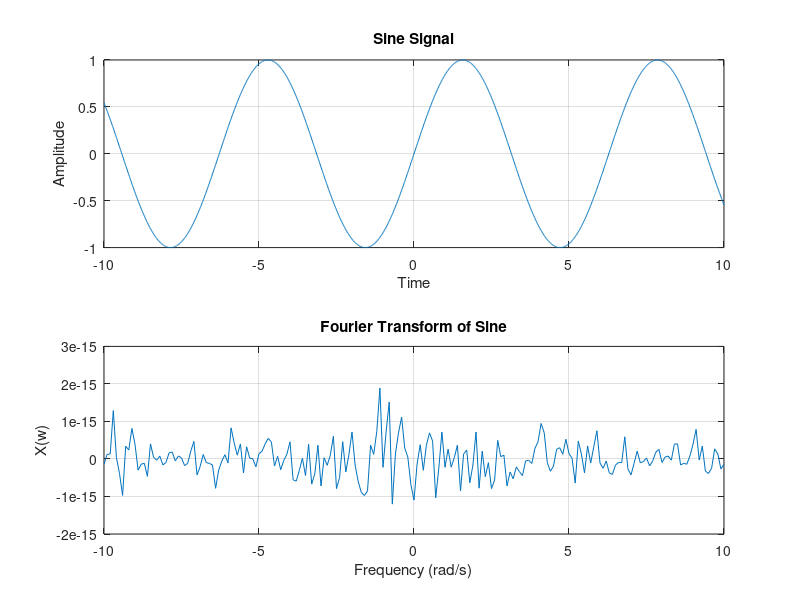
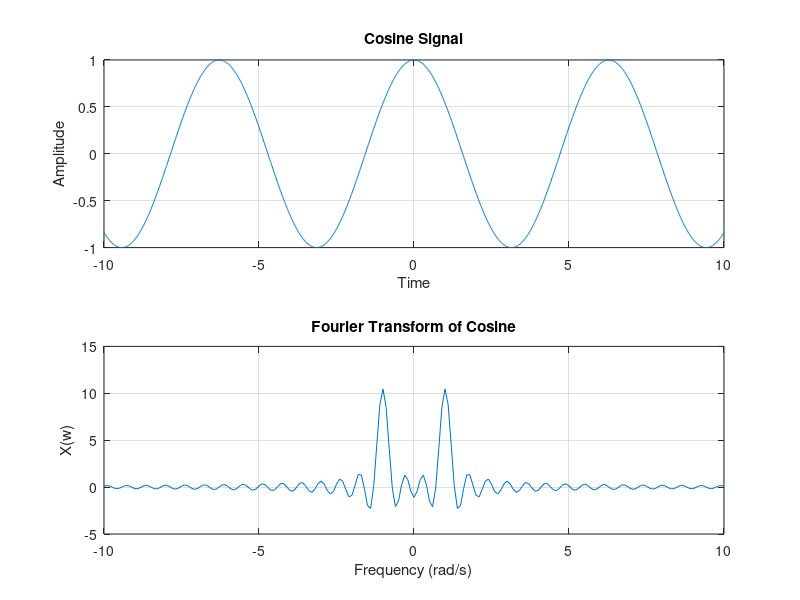
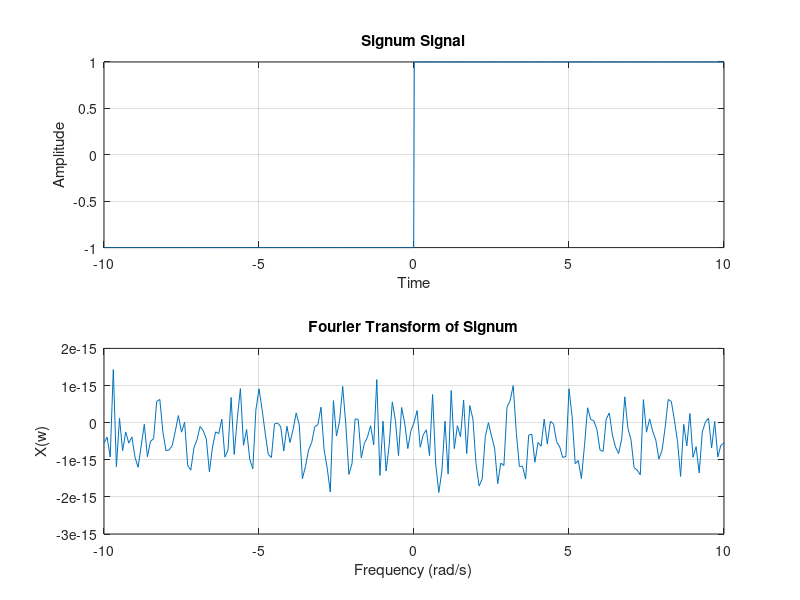
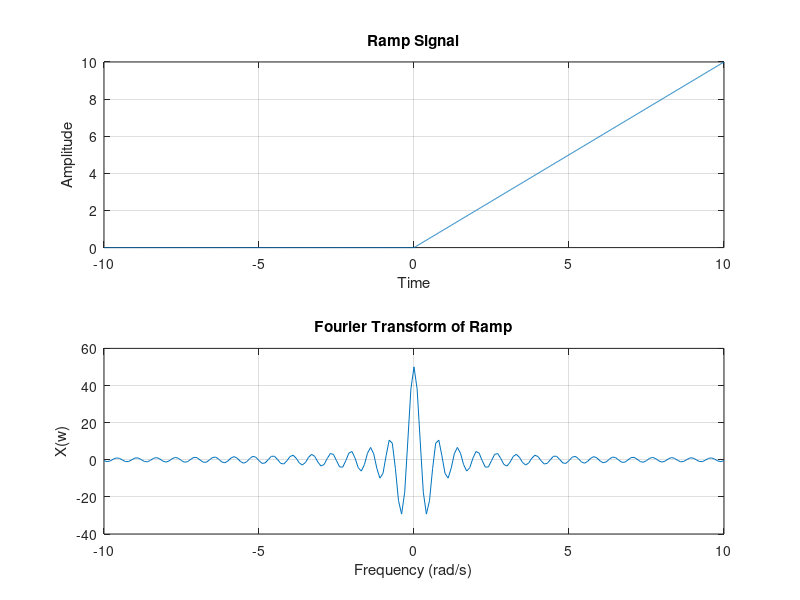

Reproduce these figures in MATLAB, in order.
clc;
clear;
close all;

t = -10:0.01:10;
w = -10:0.1:10;

x1 = sin(t);
x2 = cos(t);
x3 = sign(t);

x4 = zeros(size(t));
x4(t >= 0) = t(t >= 0);

x5 = exp(-abs(t));

X1 = zeros(size(w));
X2 = zeros(size(w));
X3 = zeros(size(w));
X4 = zeros(size(w));
X5 = zeros(size(w));

for k = 1:length(w)
    X1(k) = sum(x1.*exp(-1j*w(k)*t))*0.01;
    X2(k) = sum(x2.*exp(-1j*w(k)*t))*0.01;
    X3(k) = sum(x3.*exp(-1j*w(k)*t))*0.01;
    X4(k) = sum(x4.*exp(-1j*w(k)*t))*0.01;
    X5(k) = sum(x5.*exp(-1j*w(k)*t))*0.01;
end

figure(1);

subplot(2,1,1);
plot(t,x1);
title('Sine Signal');
xlabel('Time');
ylabel('Amplitude');
grid on;

subplot(2,1,2);
plot(w,X1);
title('Fourier Transform of Sine');
xlabel('Frequency (rad/s)');
ylabel('X(w)');
grid on;

figure(2);

subplot(2,1,1);
plot(t,x2);
title('Cosine Signal');
xlabel('Time');
ylabel('Amplitude');
grid on;

subplot(2,1,2);
plot(w,X2);
title('Fourier Transform of Cosine');
xlabel('Frequency (rad/s)');
ylabel('X(w)');
grid on;

figure(3);

subplot(2,1,1);
plot(t,x3);
title('Signum Signal');
xlabel('Time');
ylabel('Amplitude');
grid on;

subplot(2,1,2);
plot(w,X3);
title('Fourier Transform of Signum');
xlabel('Frequency (rad/s)');
ylabel('X(w)');
grid on;

figure(4);

subplot(2,1,1);
plot(t,x4);
title('Ramp Signal');
xlabel('Time');
ylabel('Amplitude');
grid on;

subplot(2,1,2);
plot(w,X4);
title('Fourier Transform of Ramp');
xlabel('Frequency (rad/s)');
ylabel('X(w)');
grid on;

figure(5);

subplot(2,1,1);
plot(t,x5);
title('Exponential Signal');
xlabel('Time');
ylabel('Amplitude');
grid on;

subplot(2,1,2);
plot(w,X5);
title('Fourier Transform of Exponential');
xlabel('Frequency (rad/s)');
ylabel('X(w)');
grid on;
